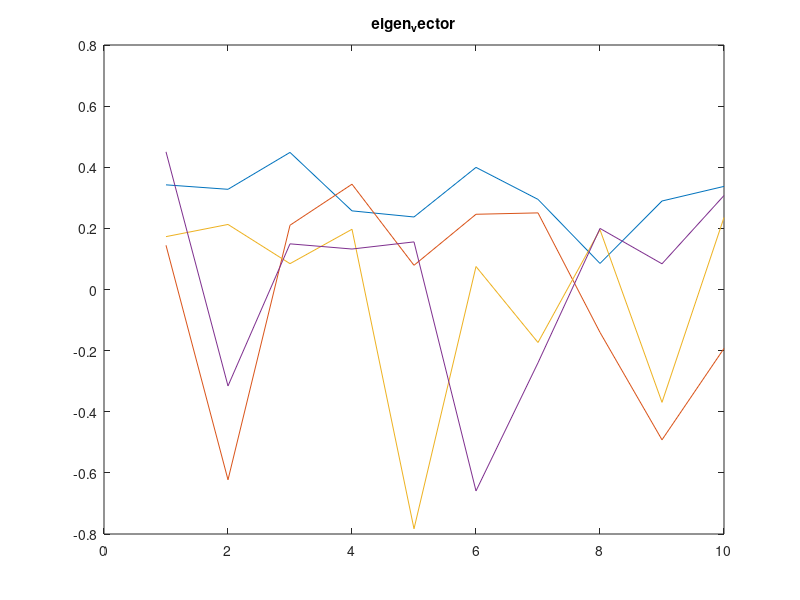
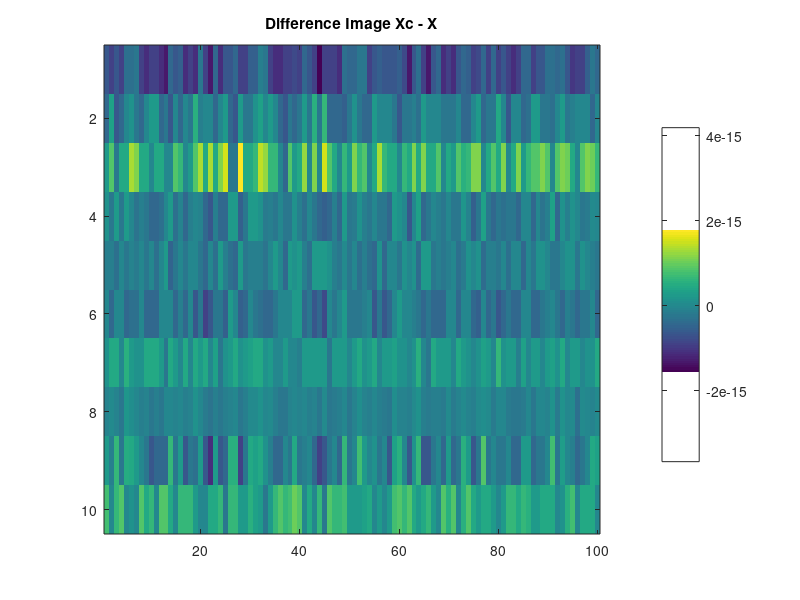

These charts were generated, in order, by the following MATLAB code:
%%
clear
close
clc

m = 100; 
n = 10; 
A = rand(n, 4); %rank = 10
B = rand(4,m);  %rank = 4
X = A*B;        %rank(AB)<= min(rank(A) , rank(B))
row_means = mean(X, 2);

X_centered = bsxfun(@minus, X, row_means);
C = X_centered*transpose(X_centered); %Covariance matrix

[V, D] = eig(C); %[eig_vector , eig_value]
eig_val = diag(D);
[~, sorted_idx] = sort(eig_val, 'descend');
top_eig_idx = sorted_idx(1:4); %get top four eig_value
top_eig_vec = V(:, top_eig_idx); %get top four eig_vector

Y = transpose(top_eig_vec)*X_centered;

Xc = top_eig_vec*Y; %top_eig_vec is the basis matrix
Xc = bsxfun(@plus, Xc, row_means);
Result = X-Xc;
%Result(Result>-0.001 & Result<0.001) = 0;

% plot the four curves of C
figure;
plot(top_eig_vec);
title('eigen_vector');

% plot the difference image Xc - X as a 2D map
figure;
imagesc(Result);
colorbar;
title('Difference Image Xc - X');